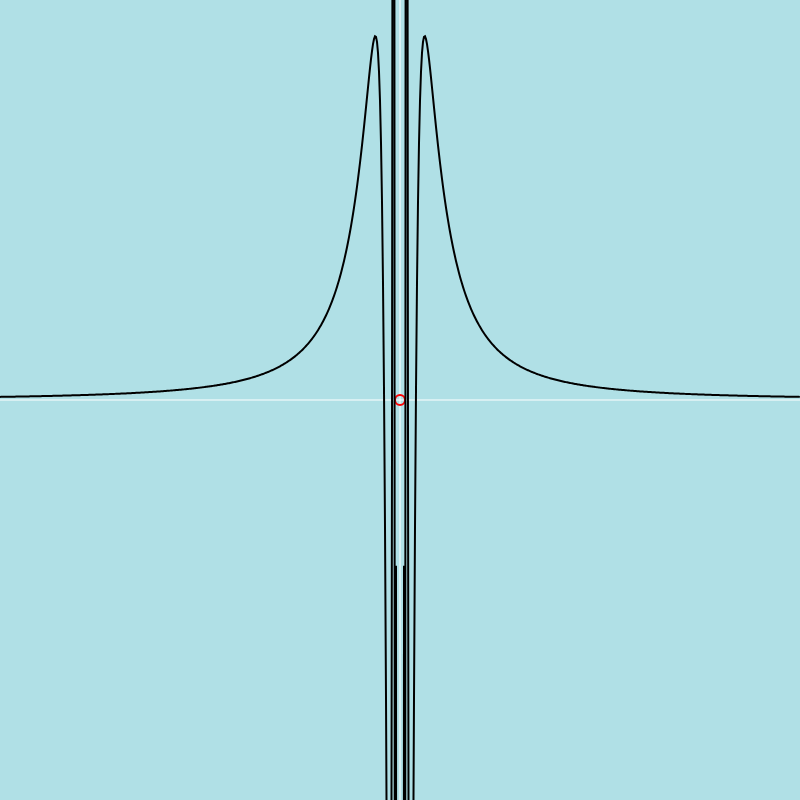
Frame 1 (no input)
Frame 60 (no input): identical to frame 1, image omitted
Frame 120 (the mouse pressed at the canvas centre since frame 60): identical to frame 1, image omitted

The p5.js sketch that drew this single still picture (run headless with seeded random() and noise() and a simulated clock; from frame 60 on, the mouse is pressed at the canvas centre):

// p5.js sketch
// ── sketch.js

function setup() {
    createCanvas(800, 800);
    background(176, 224, 230);
    // 原点をキャンバスの中心に設定
    translate(width / 2, height / 2);


    // x軸とy軸を描画
    stroke(255);
    strokeWeight(1);
    line(-width / 2, 0, width / 2, 0); // x軸
    line(0, -height / 2, 0, height / 2); // y軸

    // グラフを描画
    stroke(0);
    strokeWeight(2);
    noFill();

    //ex.6のグラフの描画
    beginShape();
    for (let x = -width / 2; x < width / 2; x += 1) {
        let xVal = x / 50; // スケーリング
        let y;
        let yVal;
        yVal = 1 / xVal * sin(1 / xVal);
        y = -yVal * 200; // スケーリング
        if (isNaN(yVal)) { //不連続点のx座標を可視化
            stroke(255, 0, 0);
            noFill();
            ellipse(x, 0, 10, 10);

        } else {
            stroke(0);
            console.log(yVal);
            vertex(x, y);
        }
    }
    endShape();
}

function draw() {

}


function drawDashedLine(x1, y1, x2, y2, dashLength, gapLength) {
    let distance = dist(x1, y1, x2, y2); // 線の全体の長さを計算
    let dashCount = distance / (dashLength + gapLength); // 点線の数

    let xStep = (x2 - x1) / dashCount; // x方向のステップサイズ
    let yStep = (y2 - y1) / dashCount; // y方向のステップサイズ

    for (let i = 0; i < dashCount; i++) {
        let xStart = x1 + i * (xStep + gapLength / distance * (x2 - x1));
        let yStart = y1 + i * (yStep + gapLength / distance * (y2 - y1));
        let xEnd = xStart + xStep;
        let yEnd = yStart + yStep;
        line(xStart, yStart, xEnd, yEnd);
    }
}
